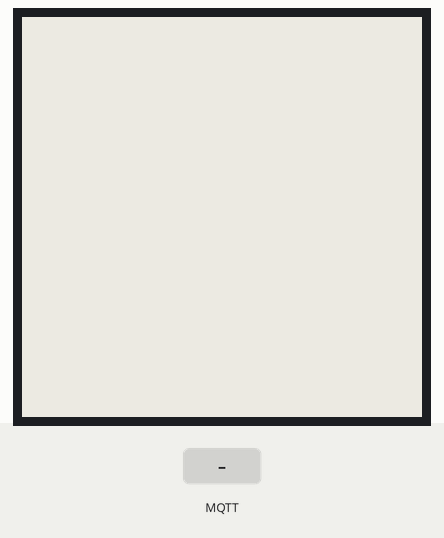
A sketch run on a simulated ESP32. Shown: 200×200 one-colour display. The test bench sets the inputs (shaded band). WiFi joins after 1.5 s; servers stay silent unless stated; no MQTT or app messages arrive unless stated; what the sketch prints to the serial monitor is not drawn.

Above: at 2.7 s.
2.8 s: MQTT message "currentDate" arrives on the first subscribed topic
At 5.6 s:
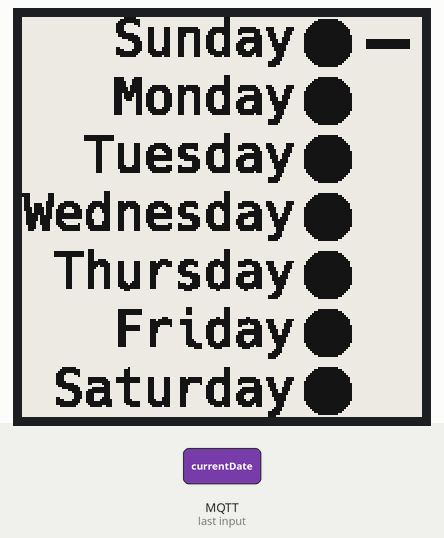
5.8 s: MQTT message "1" arrives on the second subscribed topic
At 8.3 s:
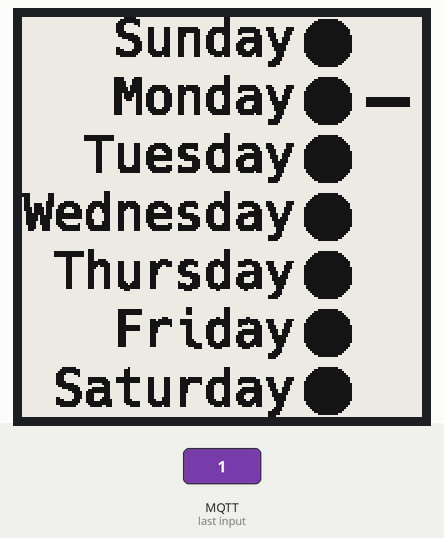
Timing chart, 0 to 9.8 s (numbered marks = the images above; inputs shaded):
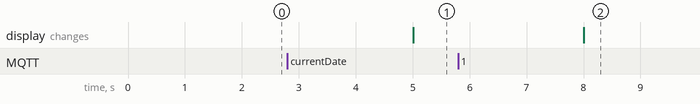

The sketch:

mqtt_and_epaper.ino
```cpp
#include <WiFi.h>
#include <PubSubClient.h>
#include <GxEPD2_BW.h>  // including both doesn't use more code or ram
#include "image.h"
// WiFi credentials
const char* ssid = "enable";
const char* password = "parthenon";

// MQTT Broker settings
const char* mqtt_broker = "192.168.0.104";
const int mqtt_port = 1883;
int dayMark = 0;
int week[7];

WiFiClient espClient;
PubSubClient client(espClient);
GxEPD2_BW<GxEPD2_154_D67, GxEPD2_154_D67::HEIGHT> display(GxEPD2_154_D67(/*CS=5*/ 5, /*DC=*/0, /*RST=*/2, /*BUSY=*/15));  // GDEH0154D67 200x200, SSD1681

void setupWifi() {
  delay(10);
  Serial.println("Connecting to WiFi...");

  WiFi.begin(ssid, password);

  while (WiFi.status() != WL_CONNECTED) {
    delay(500);
    Serial.print(".");
  }

  Serial.println("WiFi connected");
  Serial.println("IP address: ");
  Serial.println(WiFi.localIP());
}

void reconnect() {
  while (!client.connected()) {
    Serial.print("Attempting MQTT connection...");

    if (client.connect("HabitBox")) {
      Serial.println("connected");
      client.subscribe("update");
      client.subscribe("currentDate");
      client.subscribe("reset");
      client.subscribe("sunday");
      client.subscribe("monday");
      client.subscribe("tuesday");
      client.subscribe("wednesday");
      client.subscribe("thursday");
      client.subscribe("friday");
      client.subscribe("saturday");
    } else {
      Serial.print("failed, rc=");
      Serial.print(client.state());
      Serial.println(" try again in 5 seconds");
      delay(5000);
    }
  }
}

void setup() {
  Serial.begin(115200);
  display.init(115200, true, 2, false);  // USE THIS for Waveshare boards with "clever" reset circuit, 2ms reset pulse
  display.setTextColor(GxEPD_BLACK);
  display.firstPage();
  setupWifi();
  client.setServer(mqtt_broker, mqtt_port);
  client.setCallback(callback);
}

void callback(char* topic, byte* message, unsigned int length) {
  Serial.print("Message arrived on topic: ");
  Serial.print(topic);
  Serial.print(". Message: ");
  String messageTemp;

  for (int i = 0; i < length; i++) {
    messageTemp += (char)message[i];
  }
  if (strcmp(topic, "currentDate") == 0) {
    dayMark = messageTemp.toInt();
    updateDisplay();
  }
  if (strcmp(topic, "update") == 0) {
    updateDisplay();
  }
  if (strcmp(topic, "sunday") == 0) {
    week[0] = messageTemp.toInt();
  }
  if (strcmp(topic, "monday") == 0) {
    week[1] = messageTemp.toInt();
  }
  if (strcmp(topic, "tuesday") == 0) {
    week[2] = messageTemp.toInt();
  }
  if (strcmp(topic, "wednesday") == 0) {
    week[3] = messageTemp.toInt();
  }
  if (strcmp(topic, "thursday") == 0) {
    week[4] = messageTemp.toInt();
  }
  if (strcmp(topic, "friday") == 0) {
    week[5] = messageTemp.toInt();
  }
  if (strcmp(topic, "saturday") == 0) {
    week[6] = messageTemp.toInt();
  }
  Serial.println(messageTemp);
}

void updateDisplay() {
  display.fillScreen(GxEPD_WHITE);
  display.drawBitmap(0, 0, epd_bitmap_weekBitmaps, 136, 200, GxEPD_BLACK);
  updateDay(dayMark);
  updateCircle();
  display.display();
  if (week[dayMark] == 1) {
    Serial.println("open the box");
  } else {
    Serial.println("close the box");
  }
}
void updateCircle() {
  for (int i = 0; i < 7; i++) {
    if (week[i] == 0) {
      display.drawBitmap(140, (i * 29), epd_bitmap_closedCircle, 26, 26, GxEPD_BLACK);
    } else {
      display.drawBitmap(140, (i * 29), epd_bitmap_openCircle, 26, 26, GxEPD_BLACK);
    }
  }
}

void updateDay(int currentDay) {
  display.drawBitmap(172, 11 + (29 * currentDay), epd_bitmap_Line, 22, 5, GxEPD_BLACK);
}

void loop() {
  if (!client.connected()) {
    reconnect();
  }
  client.loop();
}
```

Source omitted: image.h (data table, 22527 bytes)

Measured:
- after the input at 2.8 s, the display: changes after 2.2 s (image 1)
- after the input at 5.8 s, the display: changes after 2.2 s (image 2)
